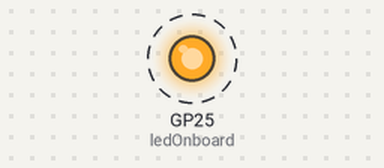
The program below on a simulated Raspberry Pi Pico running MicroPython. On the bench: output pins drawn as LEDs (lit = HIGH). Dashed ring = blinking.

Above: at 0.5 s.
Timing chart, 0 to 4.6 s (numbered marks = the images above):
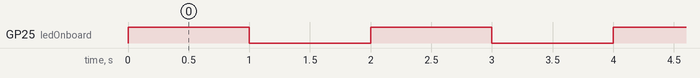

Measured:
- by itself, GP25 (ledOnboard): alternates HIGH for 1.0 s and LOW for 1.0 s

The program:

1_DigitalOutput.py
```python
import machine
import utime

ledOnboard_pin = 25
ledOnboard = machine.Pin(ledOnboard_pin,machine.Pin.OUT)
ON = 1
OFF = 0

while True:
    ledOnboard.value(ON)
    utime.sleep(1) # delay 1 sec
    ledOnboard.value(OFF)
    utime.sleep(1) # delay 1 sec
```
